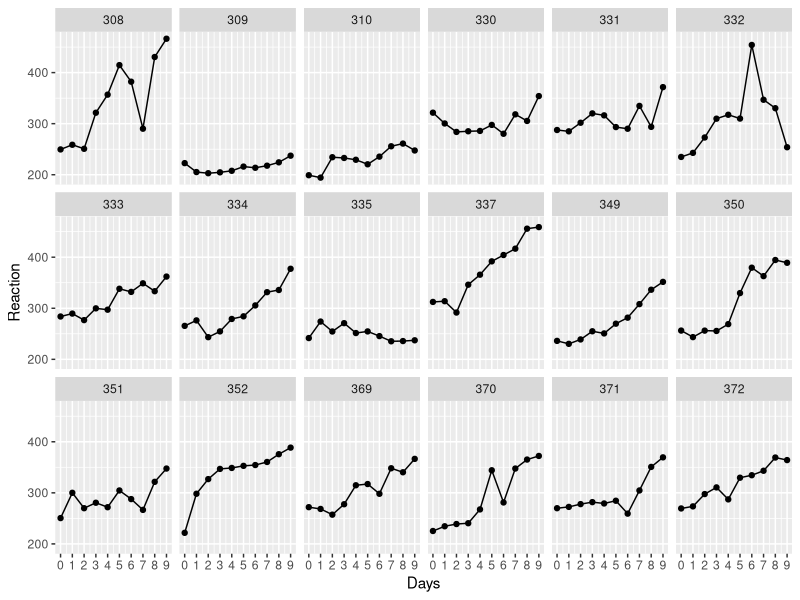
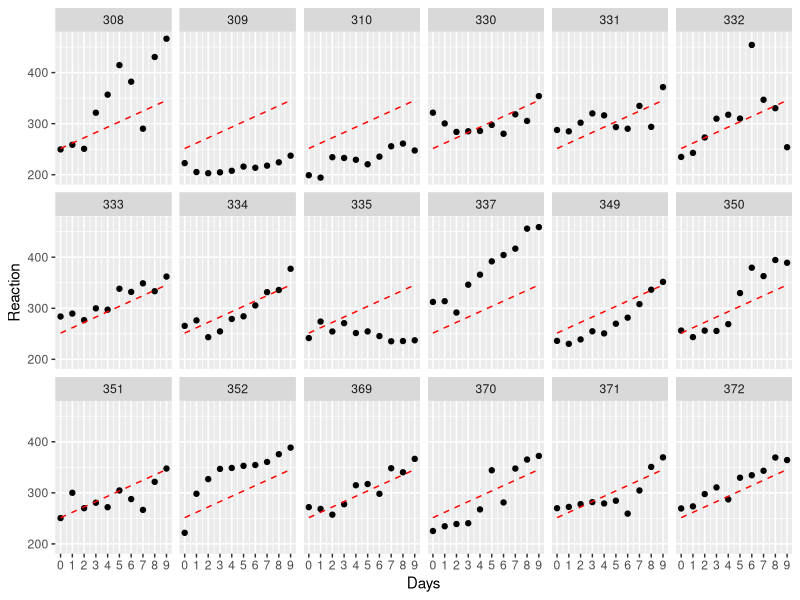
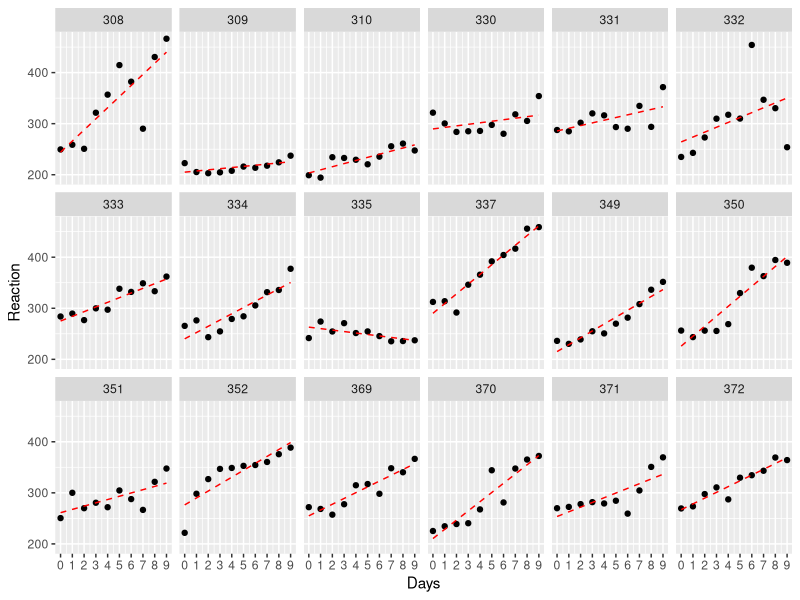
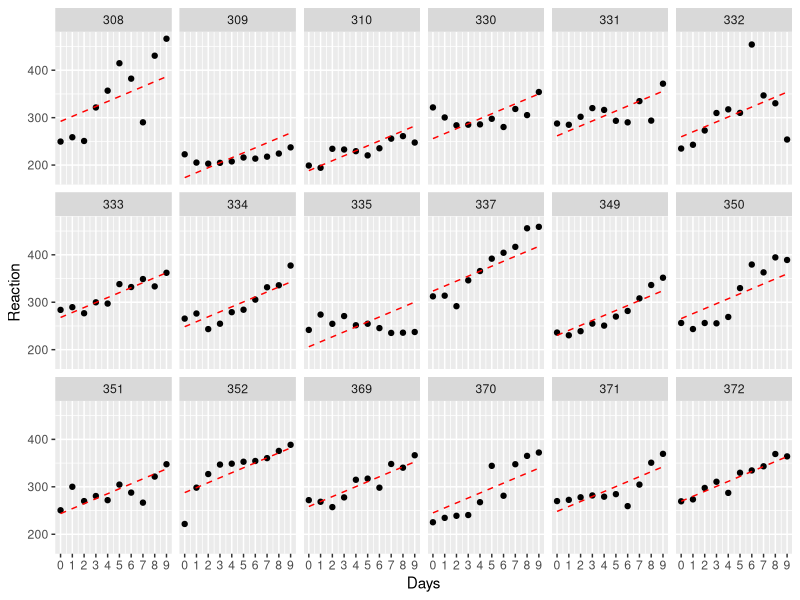
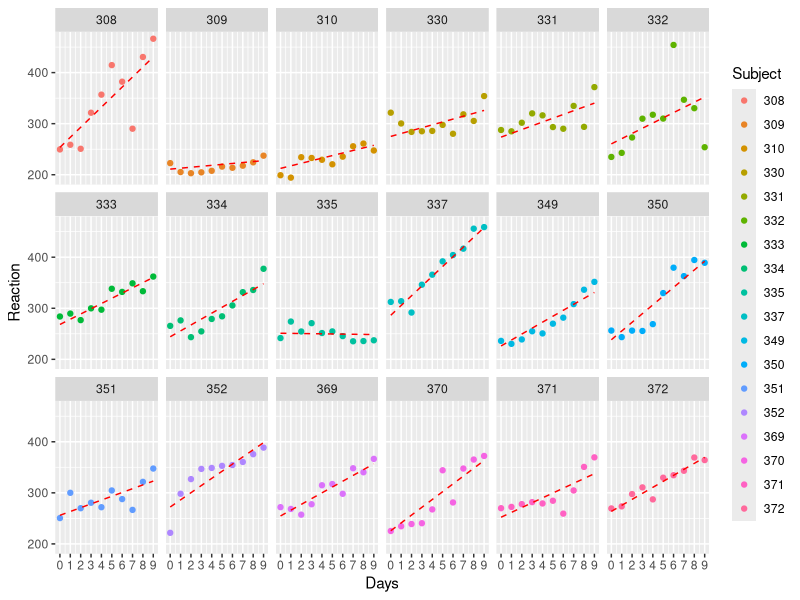
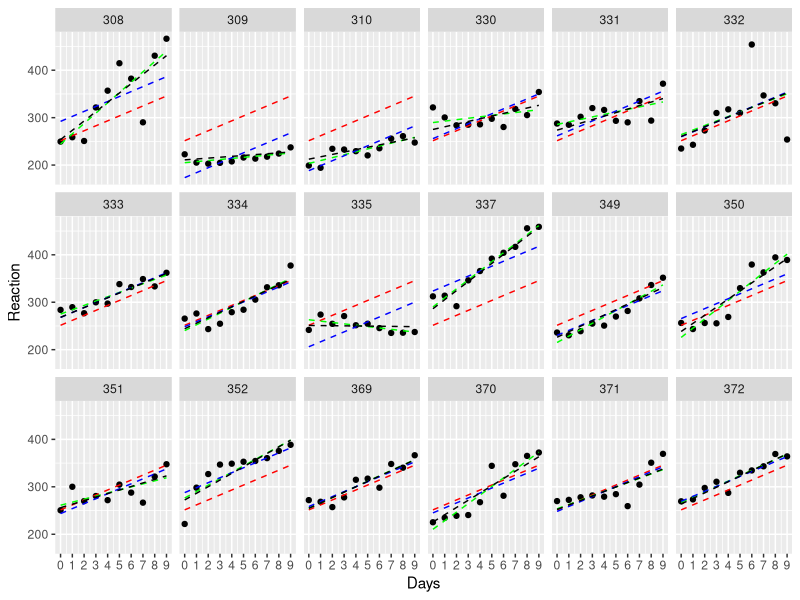

Recreate these plots in R, in order.
## ---- chunk 1
#| echo: false
library(lme4)
library(ggplot2)
## ---- chunk 2
str(sleepstudy) # for more info, consult ?lme4::sleepstudy for the lme4 documentation
## ---- chunk 3
sleepstudy |> 
  ggplot(aes(y=Reaction, x=Days)) +
  facet_wrap(~ Subject, ncol=6) +
  geom_point() +
  geom_line() +
  scale_x_continuous(limits=c(0, 9),breaks=c(0:9))
## ---- chunk 4
anova_approach <- lm(Reaction ~ 1 + Days, sleepstudy)
summary(anova_approach)
## ---- chunk 5
ggplot(sleepstudy, aes(Days, Reaction, group=Subject)) + 
  facet_wrap(~Subject, ncol=6) +
  geom_point() + 
  geom_line(aes(y=fitted(anova_approach)), linetype=2, color = "red") + 
  scale_x_continuous(limits=c(0, 9),breaks=c(0:9))
## ---- chunk 6
no_pooling <- lmList(Reaction ~ Days | Subject, sleepstudy)
summary(no_pooling)
## ---- chunk 7
ggplot(sleepstudy, aes(Days, Reaction, group=Subject)) + 
  facet_wrap(~Subject, ncol=6) +
  geom_point() + 
  geom_line(aes(y=fitted(no_pooling)), linetype=2, color = "red") + 
  scale_x_continuous(limits=c(0, 9),breaks=c(0:9))
## ---- chunk 8
RI_only <- lmer(Reaction ~ 1 + Days + (1 | Subject), sleepstudy)
summary(RI_only)
## ---- chunk 9
ggplot(sleepstudy, aes(Days, Reaction, group=Subject)) + 
  facet_wrap(~Subject, ncol=6) +
  geom_point() + 
  geom_line(aes(y=fitted(RI_only)), linetype=2, color = "red") + 
  scale_x_continuous(limits=c(0, 9),breaks=c(0:9))
## ---- chunk 10
RI_RS_corr <- lmer(Reaction ~ 1 + Days + (1 + Days | Subject), sleepstudy)
summary(RI_RS_corr)
## ---- chunk 11
ggplot(sleepstudy, aes(Days, Reaction, group=Subject, colour=Subject)) + 
  facet_wrap(~Subject, ncol=6) +
  geom_point() + 
  geom_line(aes(y=fitted(RI_RS_corr)), linetype=2, color = "red") + 
  scale_x_continuous(limits=c(0, 9),breaks=c(0:9))
## ---- chunk 12
ggplot(sleepstudy, aes(Days, Reaction, group=Subject)) + 
  facet_wrap(~Subject, ncol=6) +
  geom_point() + 
  geom_line(aes(y=fitted(anova_approach)), linetype=2, color = "red") + 
  geom_line(aes(y=fitted(no_pooling)), linetype=2, color = "green") + 
  geom_line(aes(y=fitted(RI_only)), linetype=2, color = "blue") + 
  geom_line(aes(y=fitted(RI_RS_corr)), linetype=2, color = "black") +
  scale_x_continuous(limits=c(0, 9),breaks=c(0:9))
